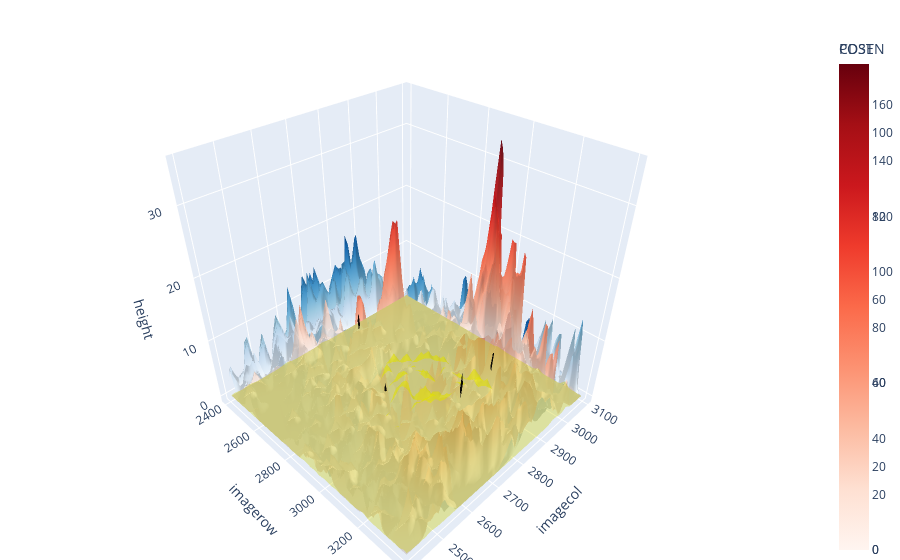

The notebook cell saved with this chart:
### Code cell
fig = plot_3d_2(
     adata=gene_out["subset_grid"],
     genes=("POSTN", "CD3E"),
     anchor_gene="CDH1",
     bin_size=10,
     x_range=(2400, 3100),
     y_range=(2400, 3400),
     height_scale=5,
     anchor_scale=1,
     threshold=4,
     sigma=1.0,
 )

fig.show()

### Figure 1 — Plotly figure (JSON) as saved in the notebook; plotly's stock layout.template omitted (floating-point values rounded to 4 significant figures; data arrays with more than 128 entries replaced by an {"elided": "..."} marker saying what was removed)
{"data": [{"cmax": 116.6, "cmin": 0, "colorbar": {"title": {"text": "POSTN"}}, "colorscale": [[0, "rgb(247,251,255)"], [0.125, "rgb(222,235,247)"], [0.25, "rgb(198,219,239)"], [0.375, "rgb(158,202,225)"], [0.5, "rgb(107,174,214)"], [0.625, "rgb(66,146,198)"], [0.75, "rgb(33,113,181)"], [0.875, "rgb(8,81,156)"], [1, "rgb(8,48,107)"]], "name": "POSTN", "opacity": 0.95, "showscale": true, "type": "surface", "x": {"elided": "100x70 float values"}, "y": {"elided": "100x70 float values"}, "z": {"elided": "100x70 float values"}}, {"cmax": 174.8, "cmin": 0, "colorbar": {"title": {"text": "CD3E"}}, "colorscale": [[0, "rgb(255,245,240)"], [0.125, "rgb(254,224,210)"], [0.25, "rgb(252,187,161)"], [0.375, "rgb(252,146,114)"], [0.5, "rgb(251,106,74)"], [0.625, "rgb(239,59,44)"], [0.75, "rgb(203,24,29)"], [0.875, "rgb(165,15,21)"], [1, "rgb(103,0,13)"]], "name": "CD3E", "opacity": 0.75, "showscale": true, "type": "surface", "x": {"elided": "100x70 float values"}, "y": {"elided": "100x70 float values"}, "z": {"elided": "100x70 float values"}}, {"cmax": 23.95, "cmin": 0, "colorscale": [[0, "#FFFF00"], [1, "#FFFF00"]], "name": "CDH1", "opacity": 0.35, "showscale": false, "type": "surface", "x": {"elided": "100x70 float values"}, "y": {"elided": "100x70 float values"}, "z": {"elided": "100x70 float values"}}, {"cmax": 174.8, "cmin": 0, "colorscale": [[0, "black"], [1, "black"]], "name": "overlap", "opacity": 0.95, "showscale": false, "type": "surface", "x": {"elided": "100x70 float values"}, "y": {"elided": "100x70 float values"}, "z": {"elided": "100x70 float values"}}], "layout": {"legend": {"x": 0.01, "xanchor": "left", "y": 0.99, "yanchor": "top"}, "margin": {"b": 0, "l": 0, "r": 0, "t": 30}, "scene": {"xaxis": {"autorange": "reversed", "title": {"text": "imagecol"}}, "yaxis": {"title": {"text": "imagerow"}}, "zaxis": {"ticktext": ["0", "10", "20", "30", "40"], "tickvals": [0.0, 50.0, 100.0, 150.0, 200.0], "title": {"text": "height"}}}}}
